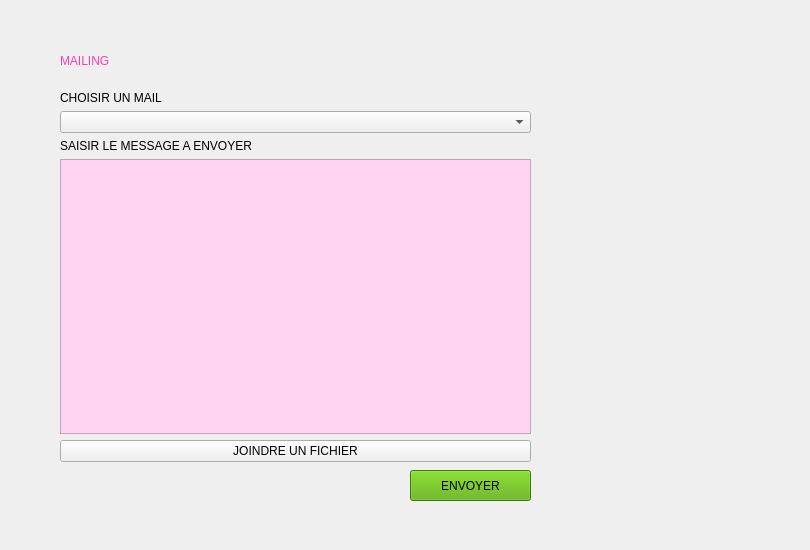
     <widget class="QWidget" name="stackedWidgetPage5">
      <widget class="QLabel" name="label_menu_active_5">
       <property name="geometry">
        <rect>
         <x>60</x>
         <y>40</y>
         <width>171</width>
         <height>41</height>
        </rect>
       </property>
       <property name="styleSheet">
        <string notr="true">font: 75 18pt &quot;MS Shell Dlg 2&quot;;
color: rgb(247, 65, 173);</string>
       </property>
       <property name="text">
        <string>MAILING</string>
       </property>
      </widget>
      <widget class="QPushButton" name="pushButton_4">
       <property name="geometry">
        <rect>
         <x>410</x>
         <y>470</y>
         <width>121</width>
         <height>31</height>
        </rect>
       </property>
       <property name="cursor">
        <cursorShape>PointingHandCursor</cursorShape>
       </property>
       <property name="styleSheet">
        <string notr="true">background-color: rgb(85, 170, 0);</string>
       </property>
       <property name="text">
        <string>ENVOYER</string>
       </property>
       <property name="icon">
        <iconset>
         <normaloff>../resources/envoyer.png</normaloff>../resources/envoyer.png</iconset>
       </property>
      </widget>
      <widget class="QWidget" name="layoutWidget_5">
       <property name="geometry">
        <rect>
         <x>60</x>
         <y>91</y>
         <width>471</width>
         <height>371</height>
        </rect>
       </property>
       <layout class="QVBoxLayout" name="verticalLayout">
        <item>
         <widget class="QLabel" name="label_18">
          <property name="text">
           <string>CHOISIR UN MAIL</string>
          </property>
         </widget>
        </item>
        <item>
         <widget class="QComboBox" name="comboBox_mails"/>
        </item>
        <item>
         <widget class="QLabel" name="label_19">
          <property name="text">
           <string>SAISIR LE MESSAGE A ENVOYER</string>
          </property>
         </widget>
        </item>
        <item>
         <widget class="QTextEdit" name="textEdit">
          <property name="styleSheet">
           <string notr="true">background-color: rgb(255, 212, 243);</string>
          </property>
         </widget>
        </item>
        <item>
         <widget class="QPushButton" name="pushButton_3">
          <property name="cursor">
           <cursorShape>PointingHandCursor</cursorShape>
          </property>
          <property name="text">
           <string>JOINDRE UN FICHIER</string>
          </property>
          <property name="icon">
           <iconset>
            <normaloff>../resources/joindre.png</normaloff>../resources/joindre.png</iconset>
          </property>
         </widget>
        </item>
       </layout>
      </widget>
      <widget class="QLabel" name="label_cadre_1">
       <property name="geometry">
        <rect>
         <x>-130</x>
         <y>0</y>
         <width>801</width>
         <height>541</height>
        </rect>
       </property>
       <property name="text">
        <string/>
       </property>
       <property name="pixmap">
        <pixmap>../../Downloads/cadre.png</pixmap>
       </property>
       <property name="scaledContents">
        <bool>true</bool>
       </property>
      </widget>
      <zorder>label_cadre_1</zorder>
      <zorder>label_menu_active_5</zorder>
      <zorder>pushButton_4</zorder>
      <zorder>layoutWidget_5</zorder>
     </widget>
